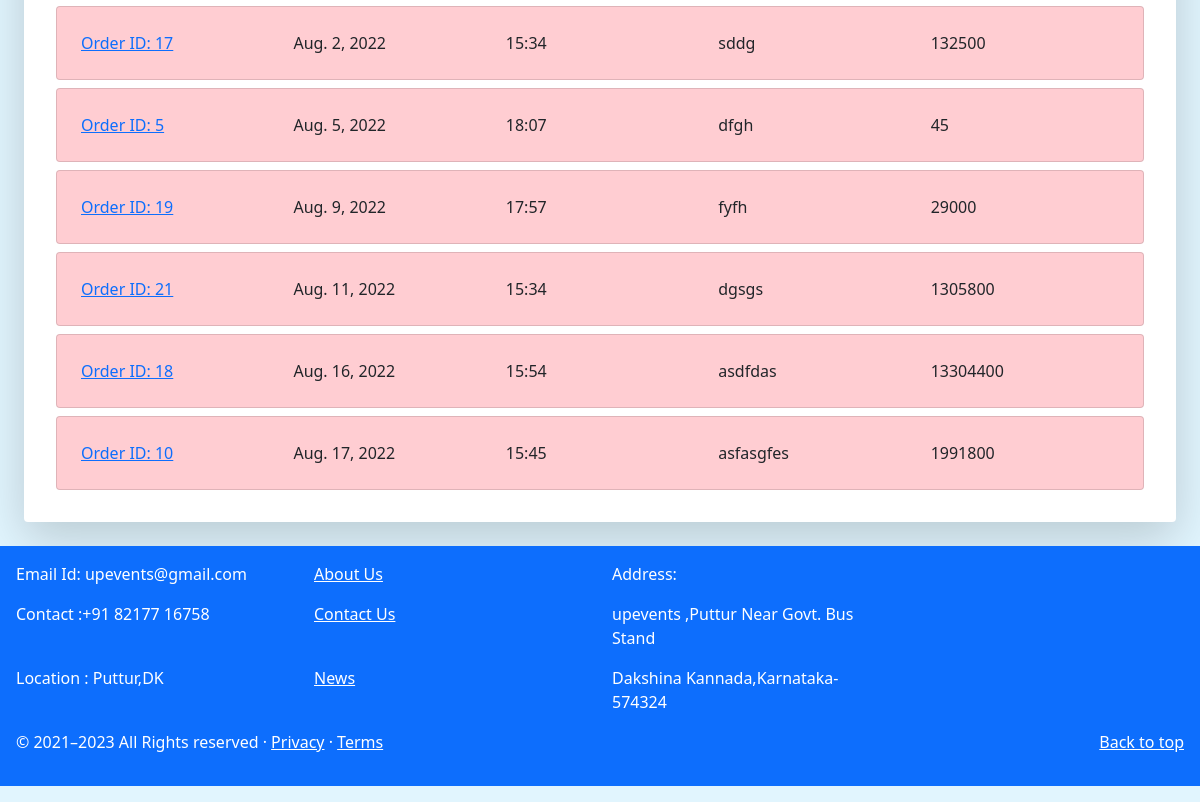
The app's page /user/userprofile/ (signed in, lower part), older data.
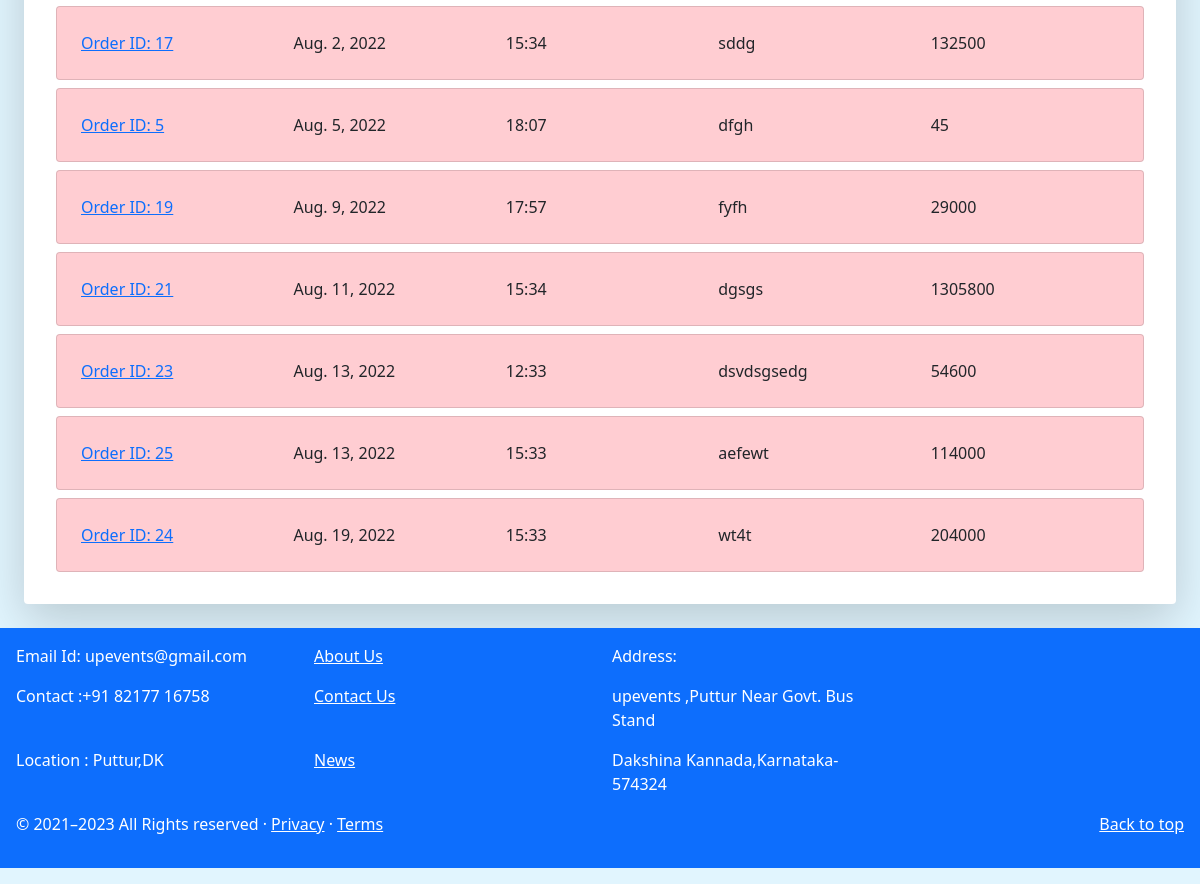
The same page, newer data.
### user/models.py (models this page shows, shortened)
class Order(models.Model):
    order_id=models.AutoField(primary_key=True)
    user_name=models.CharField(max_length=30)
    name=models.CharField(max_length=70)
    mbl_no=models.CharField(max_length=70)
    email=models.CharField(max_length=70)
    date=models.DateField()
    time=models.CharField(max_length=70)
    est_people=models.IntegerField()
    venue=models.CharField(max_length=70)
    venue_address=models.CharField(max_length=300)
    venue_pin=models.CharField(max_length=70)
    est_cost=models.IntegerField()
    invite_image=models.URLField()
    order_items=models.TextField(default='')

### user/views.py (the view)
# urls.py: path('userprofile/',views.userprofile,name="userprofile"),
def userprofile(request):
    dateoftoday=date.today()
    order_items_over=Order.objects.filter(user_name=request.user,date__lte=dateoftoday).order_by('date')
    order_items_coming=Order.objects.filter(user_name=request.user,date__gt=dateoftoday).order_by('date')
    userprofile=UserProfile.objects.filter(user_name=request.user)
    return render(request ,'user/userprofile.html',{'user_image':userprofile,'order_items_over':order_items_over,'order_items_coming':order_items_coming})

### user/templates/user/userprofile.html (shortened to what this page needs)
{% extends 'user/basic.html' %}
{% load static %}
{% block bg-img %}
style="background-color:#E1F5FE; "
{% endblock bg-img %}
{% load static %}
{% block body %}
{% if user.is_authenticated %}
<div class="shadow-lg rounded p-4 m-4  bg-white">
  {% for i in order_items_over %}
  <div class="card p-4 m-2 " style="background-color: #FFCDD2;">
    <div class="row">
      <div class="col ">
        <a href="/user/orderinfo/{{i.order_id}}" class=""> Order ID: {{i.order_id}}
        </a>
      </div>
      <div class="col">{{i.date}}</div>
      <div class="col">{{i.time}}</div>
      <div class="col">{{i.venue}}</div>
      <div class="col">{{i.est_cost}}</div>
    </div>
  </div>
  {% endfor %}
</div>
{% else %}
<h3 class="text-center my-4">Please Log in</h3>
<div class="container my-4 text-center">
  <a href="/login" class="btn btn-outline-primary mx-2 " type="button">Login</a>
</div>
{%endif%}
{% endblock body %}

Row changes from the older to the newer data that the page shows:
removed Order: order_id "18", date "Aug. 16, 2022", time "15:54", venue "asdfdas", est_cost "13304400"
removed Order: order_id "10", date "Aug. 17, 2022", time "15:45", venue "asfasgfes", est_cost "1991800"
added Order: order_id "23", date "Aug. 13, 2022", time "12:33", venue "dsvdsgsedg", est_cost "54600"
added Order: order_id "25", date "Aug. 13, 2022", time "15:33", venue "aefewt", est_cost "114000"
added Order: order_id "24", date "Aug. 19, 2022", time "15:33", venue "wt4t", est_cost "204000"
